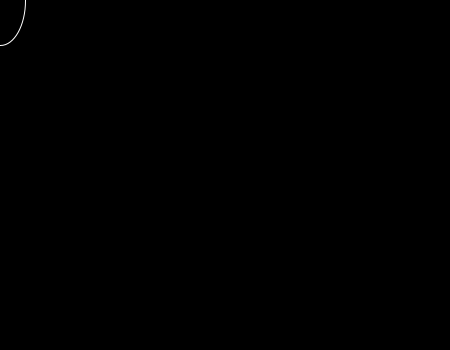
Frame 1 (no input)
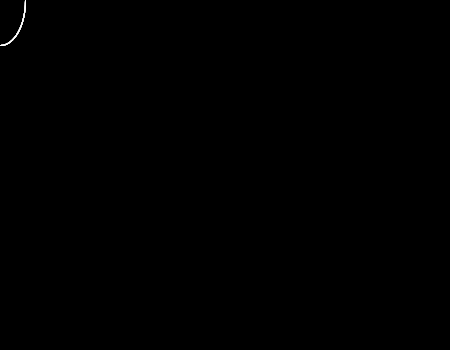
Frame 60 (the mouse pressed at the canvas centre just before this capture)
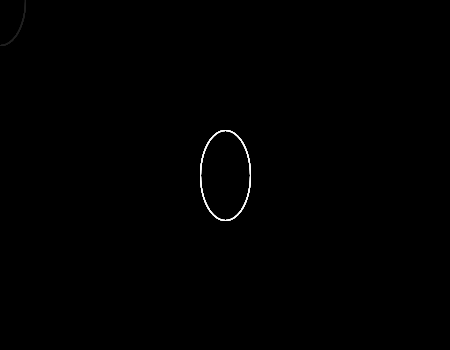
Frame 120 (the mouse held since frame 60 and released just before this capture)

The Processing sketch that drew these frames (run headless with seeded random() and noise(); from frame 60 on, the mouse is pressed at the canvas centre):

// Processing sketch: experiment1
// ── experiment1.pde
void setup() {
  size(450,350);
  background(0);
  smooth();
  noFill();
}

void draw() {
  noStroke();
  // fade
  fill(0,9);
  rect(0,0,width,height);
  // Ellipse
  stroke(255);
  noFill();
  ellipse(mouseX, mouseY, 50, 90);
 
  
}
